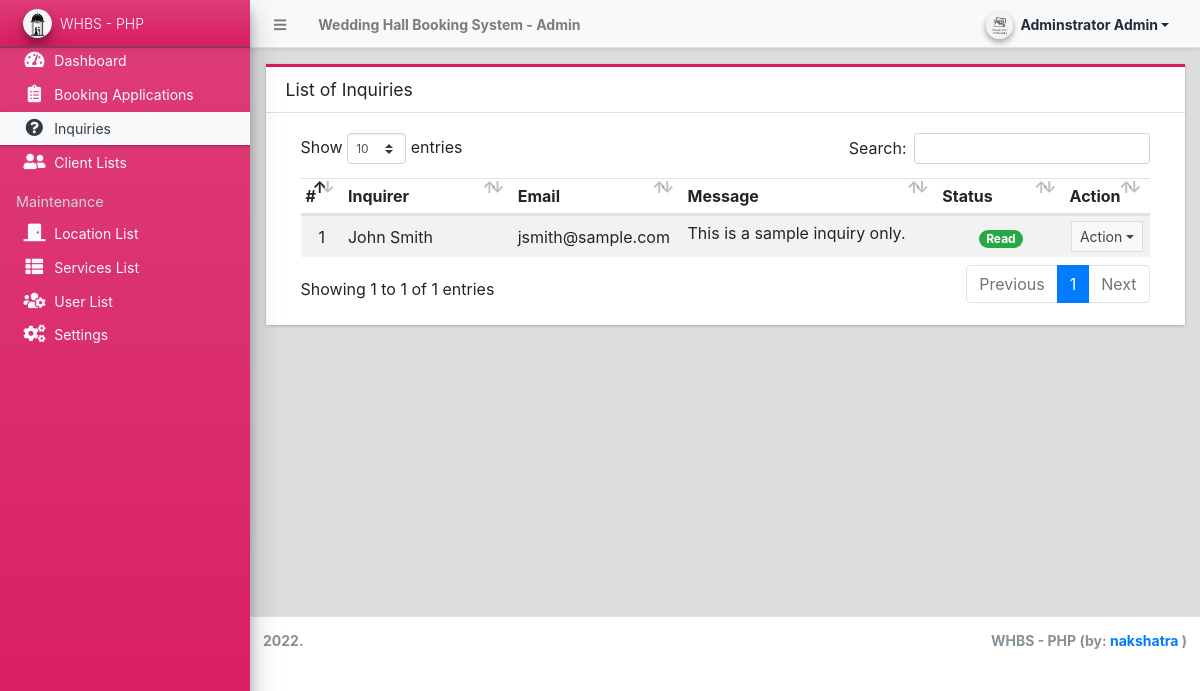
The page /admin/?page=inquiries (signed in) on the database its author committed.
### tables this page shows
CREATE TABLE `message_list` (
  `id` int(30) NOT NULL,
  `fullname` text NOT NULL,
  `contact` text NOT NULL,
  `email` text NOT NULL,
  `message` text NOT NULL,
  `status` tinyint(1) NOT NULL DEFAULT 0,
  `date_created` datetime NOT NULL DEFAULT current_timestamp()
);

### admin/inquiries/index.php (the view, shortened to what this page needs)
<div class="card card-outline card-maroon rounded-0">
	<div class="card-header">
		<h3 class="card-title">List of Inquiries</h3>
	</div>
	<div class="card-body">
		<div class="container-fluid">
        <div class="container-fluid">
			<table class="table table-hover table-striped">
				<colgroup>
					<col width="5%">
					<col width="20%">
					<col width="20%">
					<col width="30%">
					<col width="15%">
					<col width="10%">
				</colgroup>
				<thead>
					<tr>
						<th>#</th>
						<th>Inquirer</th>
						<th>Email</th>
						<th>Message</th>
						<th>Status</th>
						<th>Action</th>
					</tr>
				</thead>
				<tbody>
					<?php
						$i = 1;
						$qry = $conn->query("SELECT * from `message_list`  order by status asc, unix_timestamp(date_created) desc ");
						while($row = $qry->fetch_assoc()):
					?>
						<tr>
							<td class="text-center"><?php echo $i++; ?></td>
							<td><?php echo ucwords($row['fullname']) ?></td>
							<td><?php echo ($row['email']) ?></td>
							<td class="truncate-1"><?php echo ($row['message']) ?></td>
							<td class="text-center">
								<?php if($row['status'] == 1): ?>
									<span class="badge badge-pill badge-success">Read</span>
								<?php else: ?>
								<span class="badge badge-pill badge-primary">Unread</span>
								<?php endif; ?>
							</td>
							<td align="center">
								 <button type="button" class="btn btn-flat btn-default btn-sm dropdown-toggle dropdown-icon" data-toggle="dropdown">
				                  		Action
				                  </button>
							</td>
						</tr>
					<?php endwhile; ?>
				</tbody>
			</table>
		</div>
		</div>
	</div>
</div>

### rows shown on the page
message_list: fullname "John Smith", email "jsmith@sample.com", message "This is a sample inquiry only.", status "Read"

### other values the page prints
$_settings->info('name') "Wedding Hall Booking System"
$_settings->userdata('firstname').' '.$_settings->userdata('lastname') "Adminstrator Admin"
$_settings->info('short_name') "WHBS - PHP"
